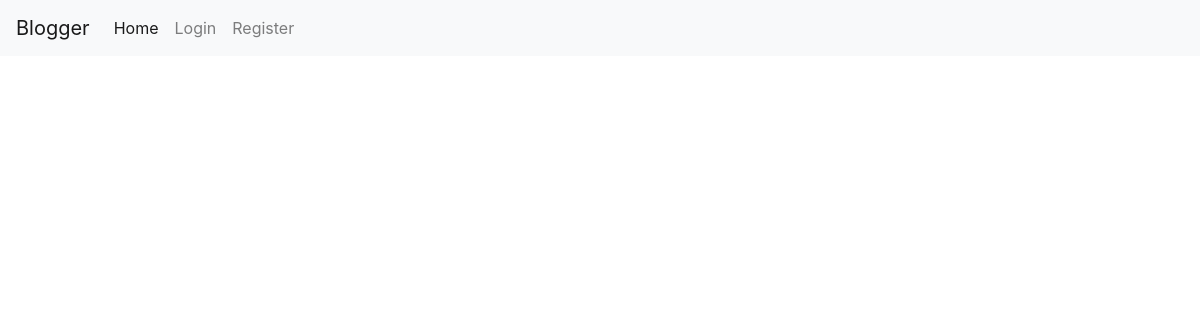
Page /home on the earlier database version.
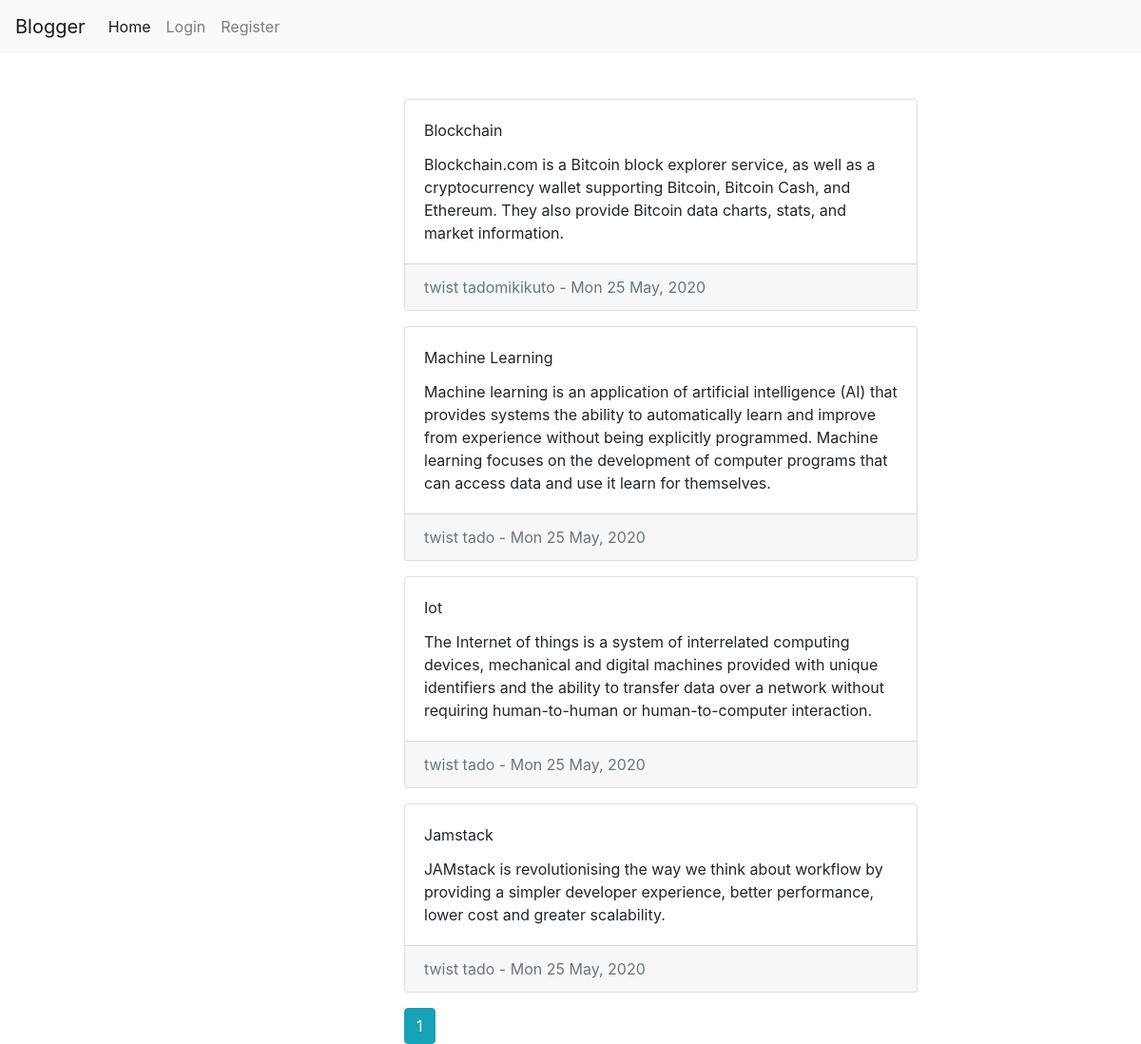
Same page on the later database version.
### blog_app/model.py (models this page shows, shortened)
class Blog(db.Model):
    id = db.Column(db.INTEGER, primary_key=True, autoincrement=True)
    title = db.Column(db.TEXT, nullable=False)
    content = db.Column(db.TEXT, nullable=False)
    date_posted = db.Column(db.DATETIME, nullable=False, default=datetime.utcnow())
    author = db.Column(db.INTEGER, db.ForeignKey('users.id'), nullable=False)

class Users(db.Model, UserMixin):
    id = db.Column(db.INTEGER, primary_key=True, autoincrement=True)
    name = db.Column(db.String(50), nullable=False)
    email = db.Column(db.TEXT, nullable=False, unique=True)
    password = db.Column(db.TEXT, nullable=True)
    date_created = db.Column(db.DATETIME, nullable=False, default=datetime.utcnow())
    blog = db.relationship('Blog', backref='writer', lazy=True)

### blog_app/user.py (the view)
@app.route('/', methods=['GET'])
@app.route('/home', methods=['GET'])
def home():
    page = request.args.get('page', type=int, default=1)
    blogs = Blog.query.order_by(Blog.date_posted.desc()).paginate(page=page, per_page=5)
    return render_template('user/home.html', blogs=blogs)

### blog_app/templates/user/home.html
{% extends('base.html') %}
{% block content %}
    <div>
        {% for blog in blogs.items %}
            <div class="card mb-3">
                <div class="card-body">
                    <div class="card-title text-capitalize">{{ blog.title }}</div>
                    <div class="card-text">
                        {{ blog.content }}
                    </div>
                </div>
                <div class="card-footer text-muted">
                    {{ blog.writer.name }} - <time>{{ blog.date_posted.strftime('%a %d %b, %Y') }}</time>
                </div>
            </div>
        {% endfor %}
        {% for page_num in blogs.iter_pages() %}
            {% if page_num %}
                {% if blogs.page == page_num %}
                    <a class="btn btn-info" href="{{ url_for('home', page=page_num) }}">{{ page_num }}</a>
                {% else %}
                    <a class="btn btn-outline-info" href="{{ url_for('home', page=page_num) }}">{{ page_num }}</a>
                {% endif %}
            {% endif %}
        {% endfor %}
    </div>
{% endblock %}

### blog_app/templates/base.html (shortened to what this page needs)
<!doctype html>
<html lang="en">
  <head>
    <link rel="stylesheet" href="https://stackpath.bootstrapcdn.com/bootstrap/4.5.0/css/bootstrap.min.css">
    <link rel="stylesheet" href="{{ url_for('static', filename='css/styles.css') }}">
  </head>
  <body>
    <nav class="navbar navbar-expand-lg navbar-light bg-light">
      <a class="navbar-brand" href="#">Blogger</a>
      <div class="collapse navbar-collapse" id="navbarSupportedContent">
        <ul class="navbar-nav mr-auto">
          <li class="nav-item active">
            <a class="nav-link" href="{{ url_for('home') }}">Home <span class="sr-only">(current)</span></a>
          </li>
          {% if current_user.is_authenticated %}
            <li class="nav-item">
              <a class="nav-link" href="{{ url_for('logout') }}">Logout</a>
            </li>
          {% else %}
            <li class="nav-item">
              <a class="nav-link" href="{{ url_for('login') }}">Login</a>
            </li>
            <li class="nav-item">
              <a class="nav-link" href="{{ url_for('register') }}">Register</a>
            </li>
          {% endif %}
        </ul>
      </div>
    </nav>
    <div class="container mt-5">
        <div class="row position-relative">
          <div class="col-md-4">
          </div>
          <div class="col-md-6">
            {% block content %}
            {% endblock %}
          </div>
          <div class="col-md-2"></div>
        </div>
    </div>
  </body>
</html>

### blog_app/static/css/styles.css (style rules this page uses)
ul li { list-style: none; }

Differences in the rows shown:
added Blog: title "Blockchain", content "Blockchain.com is a Bitcoin block explorer service, as well as a cryptocurrency wallet supporting Bitcoin, Bitcoin Cash, and Ethereum. They also provide Bitcoin data charts, stats, and market information.", writer.name "twist tadomikikuto", date_posted "Mon 25 May, 2020"
added Blog: title "Machine Learning", content "Machine learning is an application of artificial intelligence (AI) that provides systems the ability to automatically learn and improve from experience without being explicitly programmed. Machine learning focuses on the development of computer programs that can access data and use it learn for themselves.", writer.name "twist tado", date_posted "Mon 25 May, 2020"
added Blog: title "Iot", content "The Internet of things is a system of interrelated computing devices, mechanical and digital machines provided with unique identifiers and the ability to transfer data over a network without requiring human-to-human or human-to-computer interaction.", writer.name "twist tado", date_posted "Mon 25 May, 2020"
added Blog: title "Jamstack", content "JAMstack is revolutionising the way we think about workflow by providing a simpler developer experience, better performance, lower cost and greater scalability.", writer.name "twist tado", date_posted "Mon 25 May, 2020"
Other differences:
new list line: "1"
